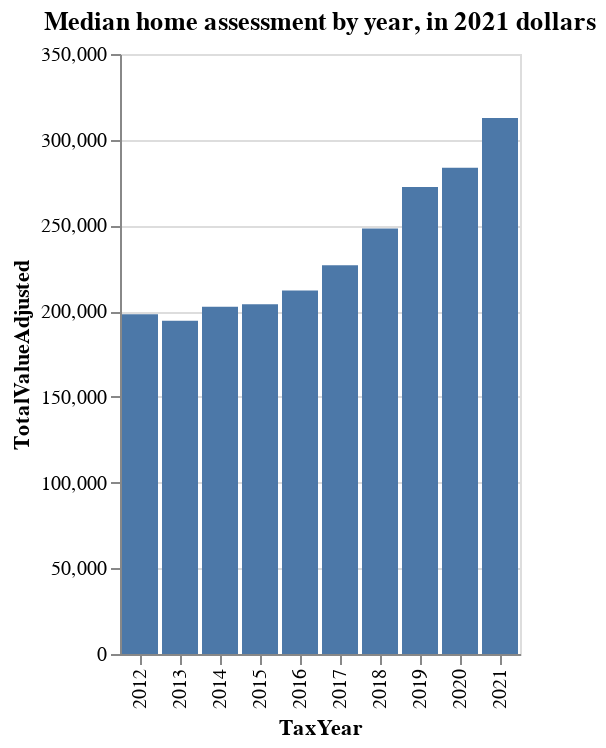

Write notebook code for a chart like this one.
### Code cell
alt.Chart(assessments).mark_bar().encode(
    x=alt.X("TaxYear:N", sort="x"),
    y=alt.Y("TotalValueAdjusted:Q"),
    tooltip="TotalValueAdjusted",
).properties(
    title="Median home assessment by year, in 2021 dollars",
)

### Figure 1 — Vega-Lite specification as saved in the notebook (floating-point values rounded to 4 significant figures)
{"config": {"view": {"continuousWidth": 400, "continuousHeight": 300}}, "data": {"name": "data-0ee819b81a4c8453949b5ed8d5c93035"}, "mark": "bar", "encoding": {"tooltip": {"field": "TotalValueAdjusted", "type": "quantitative"}, "x": {"field": "TaxYear", "sort": "x", "type": "nominal"}, "y": {"field": "TotalValueAdjusted", "type": "quantitative"}}, "title": "Median home assessment by year, in 2021 dollars", "$schema": "https://vega.github.io/schema/vega-lite/v4.17.0.json", "datasets": {"data-0ee819b81a4c8453949b5ed8d5c93035": [{"TaxYear": 2021, "TotalValue": 312600.0, "TotalValueAdjusted": 312600.0}, {"TaxYear": 2020, "TotalValue": 297000.0, "TotalValueAdjusted": 283700.0}, {"TaxYear": 2019, "TotalValue": 288700.0, "TotalValueAdjusted": 272400.0}, {"TaxYear": 2018, "TotalValue": 267800.0, "TotalValueAdjusted": 248200.0}, {"TaxYear": 2017, "TotalValue": 250600.0, "TotalValueAdjusted": 226700.0}, {"TaxYear": 2016, "TotalValue": 239400.0, "TotalValueAdjusted": 212000.0}, {"TaxYear": 2015, "TotalValue": 233300.0, "TotalValueAdjusted": 204100.0}, {"TaxYear": 2014, "TotalValue": 231900.0, "TotalValueAdjusted": 202600.0}, {"TaxYear": 2013, "TotalValue": 226100.0, "TotalValueAdjusted": 194400.0}, {"TaxYear": 2012, "TotalValue": 233900.0, "TotalValueAdjusted": 198200.0}]}}
